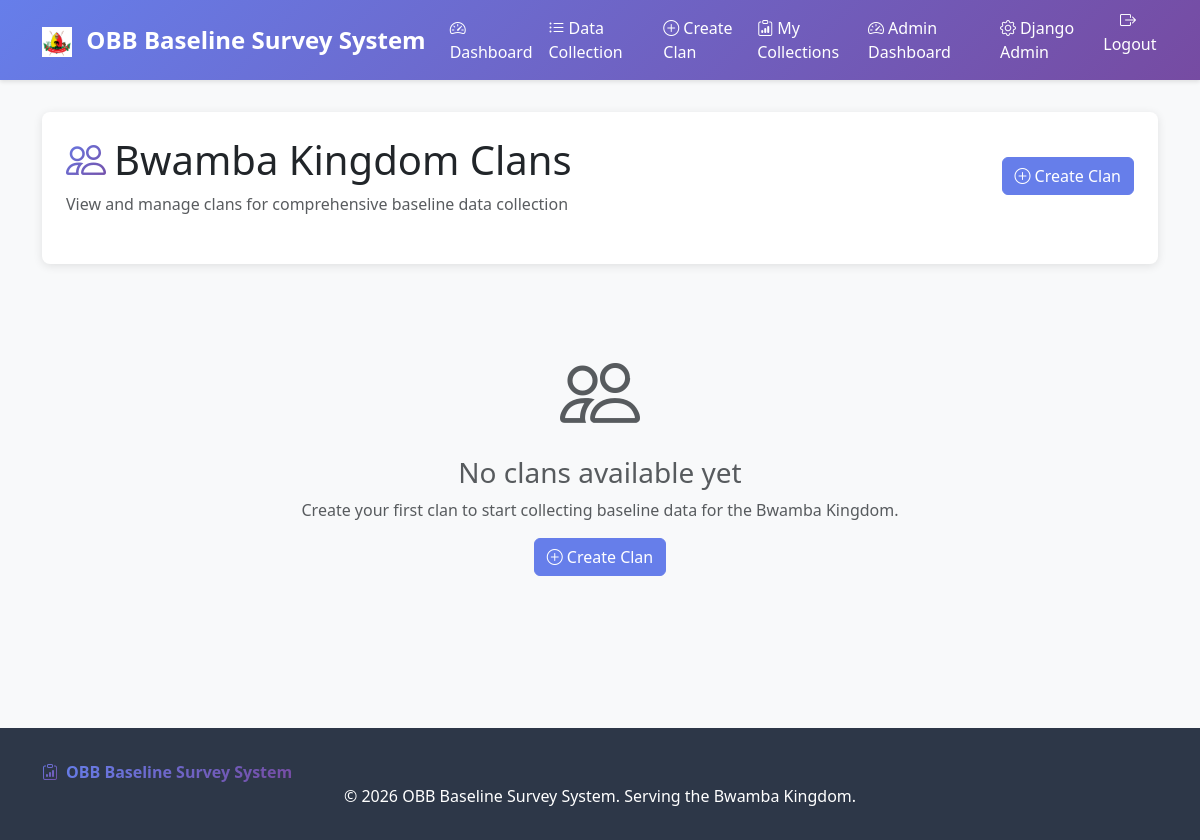
/surveys/ (signed in), run on an earlier commit of the app's database.
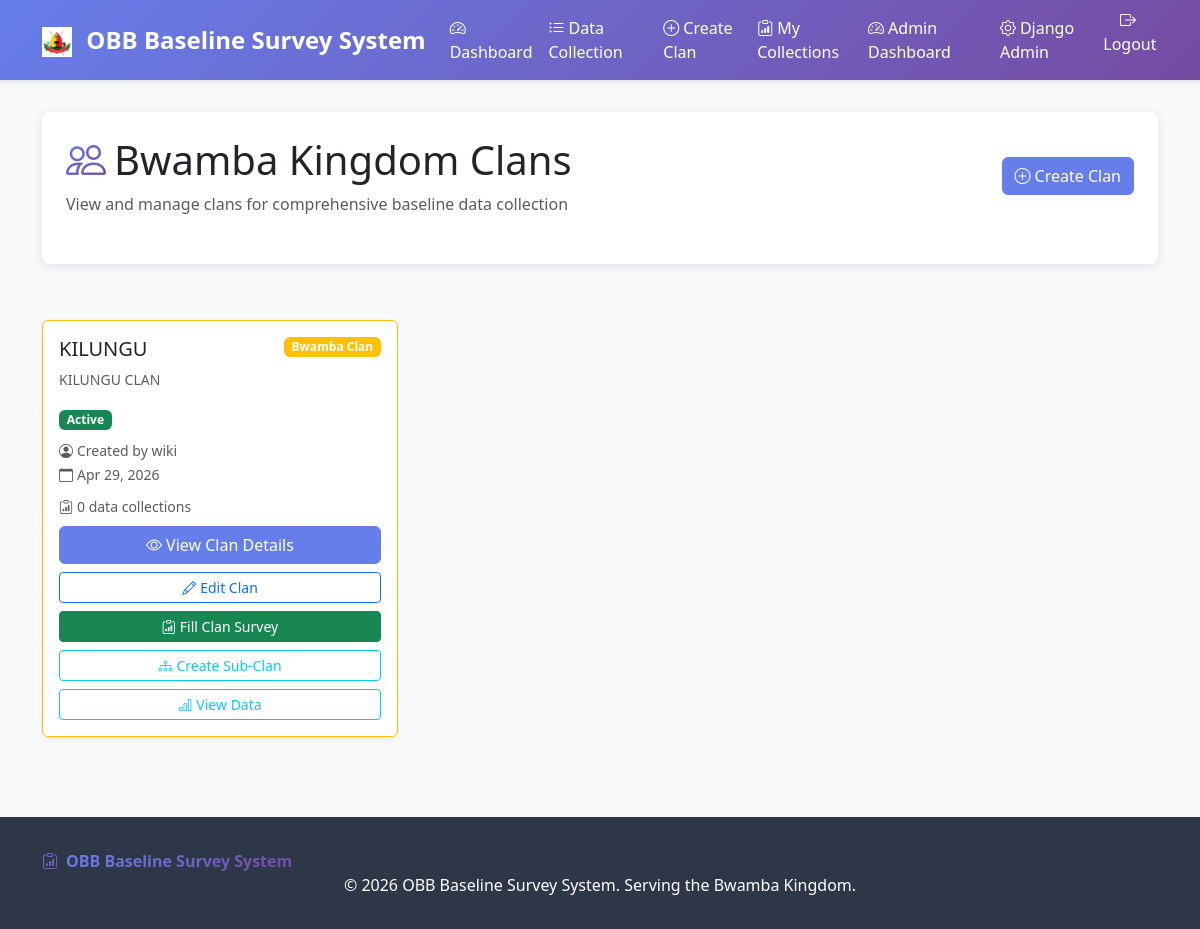
And on a later commit of the database.
### surveys/models.py (models this page shows, shortened)
class Survey(models.Model):
    title = models.CharField(max_length=200)
    description = models.TextField(blank=True)
    created_at = models.DateTimeField(default=timezone.now)
    updated_at = models.DateTimeField(auto_now=True)
    is_active = models.BooleanField(default=True)
    allow_anonymous = models.BooleanField(default=True)
    created_by = models.ForeignKey(User, on_delete=models.CASCADE, related_name='surveys_created', null=True, blank=True)
    is_clan = models.BooleanField(default=False, help_text="Mark this survey as a clan for the Bwamba Kingdom")
    class Meta:
        ordering = ['-created_at']

### surveys/views.py (the view, shortened to what this page needs)
# urls.py: path('', views.survey_list, name='survey_list'),
@login_required
def survey_list(request):
    surveys = Survey.objects.filter(is_active=True, created_by__isnull=False).order_by('-created_at')
    clan_surveys = []
    for survey in surveys:
        try:
            clan = Clan.objects.get(survey=survey)
            clan_surveys.append(survey)
        except Clan.DoesNotExist:
            continue
    clan_survey_ids = [survey.id for survey in clan_surveys]
    clan_surveys = Survey.objects.filter(id__in=clan_survey_ids).order_by('-created_at')
    clan_surveys_with_sub_clans = []
    for clan_survey in clan_surveys:
        clan_data = {
            'survey': clan_survey,
            'sub_clans': []
        }
        try:
            clan = Clan.objects.get(survey=clan_survey)
            sub_clans = SubClan.objects.filter(clan=clan, is_active=True).order_by('name')
        except Clan.DoesNotExist:
            pass
        clan_surveys_with_sub_clans.append(clan_data)
    paginator = Paginator(clan_surveys, 12)
    page_number = request.GET.get('page')
    page_obj = paginator.get_page(page_number)
    return render(request, 'surveys/survey_list.html', {
        'page_obj': page_obj,
        'surveys': clan_surveys,  # Add this for backward compatibility
        'clan_surveys_with_sub_clans': clan_surveys_with_sub_clans
    })

### surveys/templates/surveys/survey_list.html (shortened to what the changed rows need)
{% extends "surveys/base.html" %}
{% block content %}
<div class="custom-card p-4">
    <div class="d-flex justify-content-between align-items-center mb-4">
        <div>
            <h1 class="mb-2">
                <i class="bi bi-people text-gradient me-2"></i>Bwamba Kingdom Clans
            </h1>
        </div>
    </div>
</div>
{% if surveys %}
    <div class="row row-cols-1 row-cols-md-2 row-cols-lg-3 g-4 mt-2">
        {% for survey in page_obj %}
            <div class="col">
                <div class="card h-100 shadow-sm {% if survey.is_clan %}border-warning{% endif %}">
                    <div class="card-body">
                        <div class="d-flex justify-content-between align-items-start mb-2">
                            <h5 class="card-title mb-0">{{ survey.title }}</h5>
                            {% if survey.is_clan %}
                                <span class="badge bg-warning">Bwamba Clan</span>
                            {% endif %}
                        </div>
                        <p class="card-text text-muted small">{{ survey.description|truncatewords:15 }}</p>
                        <div class="mb-2">
                            {% if survey.is_active %}
                                <span class="badge bg-success">Active</span>
                            {% else %}
                                <span class="badge bg-secondary">Inactive</span>
                            {% endif %}
                        </div>
                        <div class="mb-2">
                            <small class="text-muted">
                                <i class="bi bi-person-circle me-1"></i>Created by {{ survey.created_by.username }}
                                <br>
                                <i class="bi bi-calendar me-1"></i>{{ survey.created_at|date:"M d, Y" }}
                            </small>
                        </div>
                        <div class="mb-2">
                            <small class="text-muted">
                                <i class="bi bi-clipboard-data me-1"></i>{{ survey.responses.count }} data collection{{ survey.responses.count|pluralize }}
                            </small>
                        </div>
                        <div class="d-grid gap-2">
                            <a href="{% url 'surveys:survey_detail' survey.id %}" class="btn btn-primary">
                                <i class="bi bi-eye me-1"></i>View Clan Details
                            </a>
                            {% if user.is_authenticated and survey.created_by == user %}
                                <a href="{% url 'surveys:edit_survey' survey.id %}" class="btn btn-outline-primary btn-sm">
                                    <i class="bi bi-pencil me-1"></i>Edit Clan
                                </a>
                                <a href="{% url 'surveys:take_survey' survey.id %}" class="btn btn-success btn-sm">
                                    <i class="bi bi-clipboard-data me-1"></i>Fill Clan Survey
                                </a>
                                <button class="btn btn-outline-info btn-sm sub-clan-btn" data-clan-id="{{ survey.id }}" data-clan-name="{{ survey.title|escapejs }}">
                                    <i class="bi bi-diagram-3 me-1"></i>Create Sub-Clan
                                </button>
                            {% endif %}
                            {% if user.is_authenticated and survey.created_by == user or user.is_staff %}
                                <a href="{% url 'surveys:survey_results' survey.id %}" class="btn btn-outline-info btn-sm">
                                    <i class="bi bi-bar-chart me-1"></i>View Data
                                </a>
                            {% endif %}
                        </div>
                    </div>
                </div>
            </div>
        {% endfor %}
    </div>
{% else %}
    <div class="text-center py-5">
        <i class="bi bi-people display-1 text-muted"></i>
        <h3 class="mt-3 text-muted">No clans available yet</h3>
        <p class="text-muted">Create your first clan to start collecting baseline data for the Bwamba Kingdom.</p>
        {% if user.is_authenticated %}
            <a href="{% url 'surveys:create_survey' %}" class="btn btn-primary">
                <i class="bi bi-plus-circle me-1"></i>Create Clan
            </a>
        {% endif %}
    </div>
{% endif %}
{% endblock %}

What changed in the data, as far as the page shows it:
added Survey: title "KILUNGU", is_clan "Bwamba Clan", description "KILUNGU CLAN", is_active "Active", created_by.username "wiki", created_at "Apr 29, 2026", responses.count "0", shows "View Data"
Also different on the page:
text no longer shown: "No clans available yet Create your first clan to start collecting baseline data for the Bwamba Kingdom. Create Clan"
